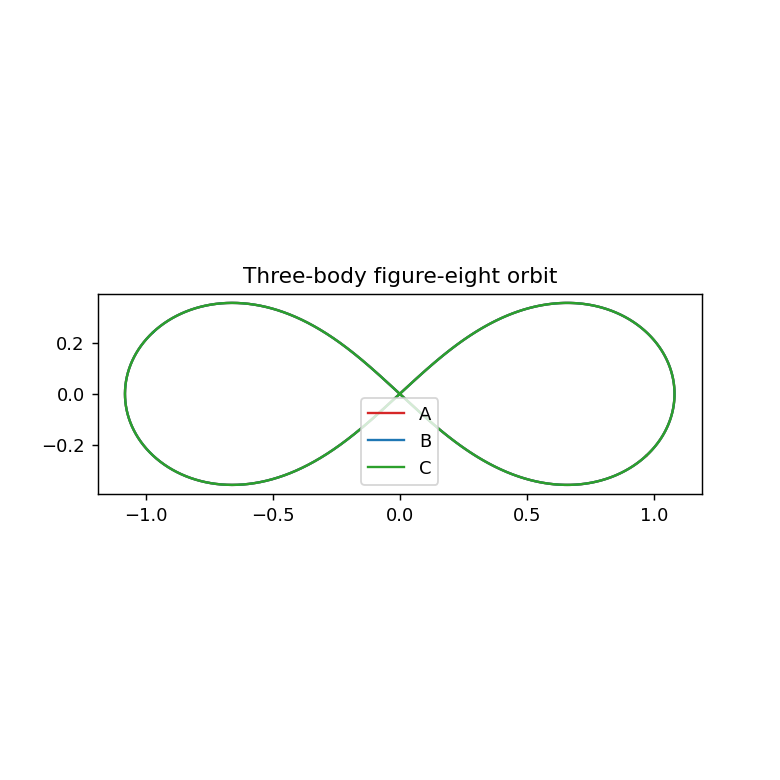

Source code (Python):
"""
examples/figure_eight.py

The famous "figure-eight" three-body periodic orbit (Moore, 1993;
proven to exist rigorously by Chenciner & Montgomery, 2000). Three
equal masses chase each other around a figure-eight curve forever (in
the absence of numerical error) - it's a great correctness benchmark:
if the engine reproduces this curve and it closes up periodically,
the N-body force law and integrator are doing the right thing.

Units: G = 1, all masses = 1 (dimensionless "natural units").
"""
import os
import sys
from functools import partial

import matplotlib.pyplot as plt

sys.path.insert(0, os.path.join(os.path.dirname(__file__), "..", ".."))
from physics_engine import ParticleSystem, Simulation, forces

G = 1.0
masses = [1.0, 1.0, 1.0]

# Canonical figure-eight initial conditions (Chenciner & Montgomery, 2000)
x1, y1 = 0.97000436, -0.24308753
vx3, vy3 = -0.93240737, -0.86473146

positions = [
    [x1, y1, 0.0],
    [-x1, -y1, 0.0],
    [0.0, 0.0, 0.0],
]
velocities = [
    [-vx3 / 2, -vy3 / 2, 0.0],
    [-vx3 / 2, -vy3 / 2, 0.0],
    [vx3, vy3, 0.0],
]

system = ParticleSystem(positions, velocities, masses, names=["A", "B", "C"])
accel_fn = partial(forces.newtonian_gravity, G=G, epsilon=0.0)
sim = Simulation(system, accel_fn, integrator="velocity_verlet", dt=0.0005)

period = 6.32591398  # known period of the figure-eight orbit, in these units
n_steps = int(period / sim.dt)
sim.run(n_steps, record_every=2)
t, pos, vel = sim.history_arrays()

plt.figure(figsize=(6, 6))
colors = ["tab:red", "tab:blue", "tab:green"]
for i in range(3):
    plt.plot(pos[:, i, 0], pos[:, i, 1], color=colors[i], lw=1.3, label=system.names[i])
plt.gca().set_aspect("equal")
plt.legend()
plt.title("Three-body figure-eight orbit")
out_path = os.path.join(os.path.dirname(__file__), "figure_eight.png")
plt.savefig(out_path, dpi=130)
print(f"Saved {out_path}")
